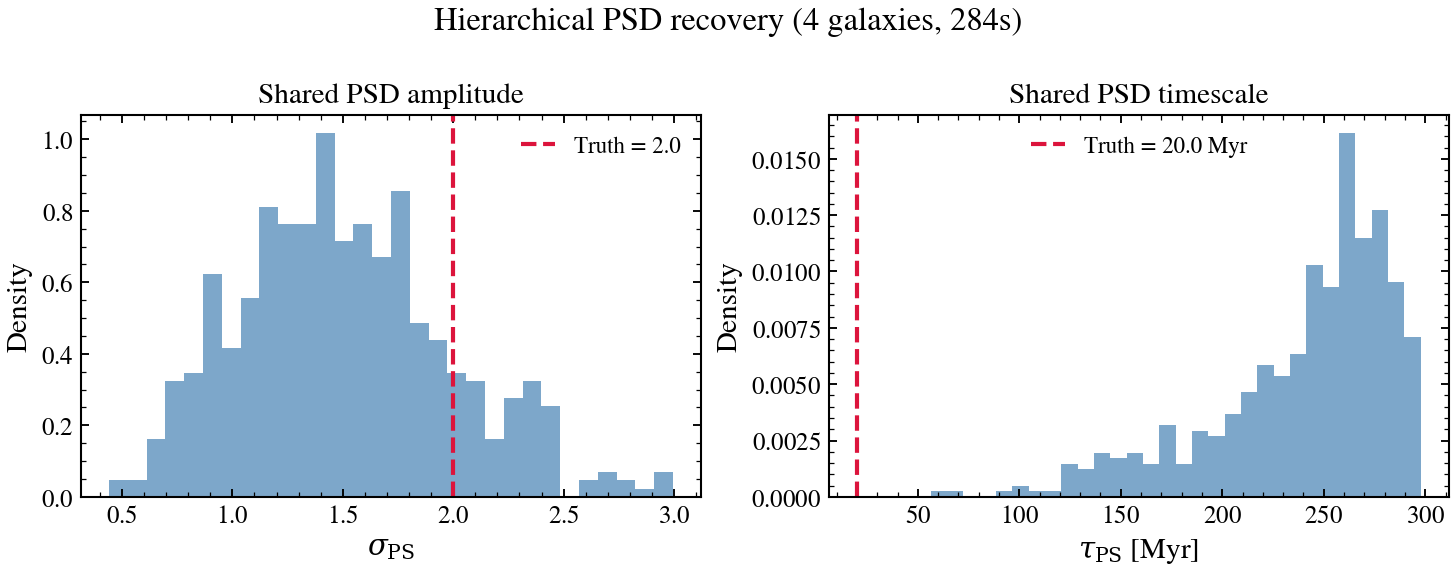

This chart was generated by the following Python code:
"""
Hierarchical PSD Inference
===========================

Sets up a small population of mock galaxies sharing the same burstiness
PSD parameters (sigma, tau), runs PopulationFitter briefly, and
displays the shared PSD posterior vs truth.

.. sphx-glr-precomputed-img:

.. image:: images/sphx_glr_plot_hierarchical_001.png
   :alt: plot_hierarchical
   :class: sphx-glr-single-img

"""

import time
from pathlib import Path

import jax
import matplotlib.pyplot as plt
import numpy as np

from tengri import (
    Fixed,
    Observation,
    Parameters,
    Photometry,
    PopulationFitter,
    SEDModel,
    Uniform,
    load_ssp,
    setup_style,
)

setup_style()


# --- Data ---

ssp = load_ssp()
obs = Observation(
    photometry=Photometry.from_names(["sdss_u", "sdss_g", "sdss_r", "sdss_i", "sdss_z"])
)

# --- True shared PSD ---
TRUE_SIGMA = 2.0
TRUE_TAU = 20.0
N_GAL = 4


def model_factory(psd_sigma=1.0, psd_tau_myr=50.0):
    """Create a SEDModel with fixed PSD — called by PopulationFitter."""
    spec = Parameters(
        sfh_tsnorm_log_peak_sfr=Uniform(-1.0, 2.5),
        sfh_tsnorm_peak_lbt_gyr=Uniform(0.5, 12.0),
        sfh_tsnorm_width_gyr=Uniform(0.3, 5.0),
        sfh_tsnorm_skew=Uniform(-3.0, 3.0),
        sfh_tsnorm_trunc=Uniform(1.0, 10.0),
        sfh_field_psd_sigma=Fixed(psd_sigma),
        sfh_field_psd_tau_myr=Fixed(psd_tau_myr),
        met_logzsol=Uniform(-2.0, 0.2),
        dust_tau_bc=Uniform(0.0, 2.0),
        dust_tau_diff=Uniform(0.0, 1.5),
        dust_slope=Fixed(-0.7),
        redshift=Fixed(0.1),
        mean_sfh_type=["tsnorm", "field"],
        n_grid=128,
    )
    return SEDModel(spec, ssp, observation=obs)


# --- Generate mock galaxies ---
key = jax.random.PRNGKey(42)
model_gen = model_factory(psd_sigma=TRUE_SIGMA, psd_tau_myr=TRUE_TAU)
galaxies = []
for i in range(N_GAL):
    k = jax.random.fold_in(key, i)
    params = model_gen.spec.sample(k)
    mock = model_gen.mock(params, snr=20.0, key=jax.random.fold_in(k, 1))
    galaxies.append({"flux_obs": mock.flux_obs, "noise": mock.noise})
print(f"Generated {N_GAL} mock galaxies with sigma={TRUE_SIGMA}, tau={TRUE_TAU} Myr")

# --- Hierarchical fit (quick) ---
hfitter = PopulationFitter(
    model_factory,
    galaxies,
    psd_sigma_prior=(0.1, 4.0),
    psd_tau_prior=(1.0, 300.0),
)

t0 = time.perf_counter()
result = hfitter.run(
    "vi_linear",
    n_iterations=20,
    n_samples=4,
    n_posterior_samples=500,
    verbose=False,
    key=jax.random.PRNGKey(0),
)
elapsed = time.perf_counter() - t0
print(f"Hierarchical fit: {elapsed:.1f}s")

# --- Figure: shared PSD posterior ---
# shared_samples keys depend on the spec — print to be safe and pick the
# psd amplitude/timescale entries by substring match.
keys = list(result.shared_samples.keys())
sig_key = next(k for k in keys if "psd" in k and ("sigma" in k or "_u" in k or "amp" in k))
tau_key = next(k for k in keys if "psd" in k and ("tau" in k))
sig_samples = np.array(result.shared_samples[sig_key])
tau_samples = np.array(result.shared_samples[tau_key])

fig, (ax1, ax2) = plt.subplots(1, 2, figsize=(10, 4))

ax1.hist(sig_samples, bins=30, density=True, alpha=0.7, color="steelblue")
ax1.axvline(TRUE_SIGMA, color="crimson", ls="--", lw=2, label=f"Truth = {TRUE_SIGMA}")
ax1.set_xlabel(r"$\sigma_{\rm PS}$")
ax1.set_ylabel("Density")
ax1.set_title("Shared PSD amplitude")
ax1.legend()

ax2.hist(tau_samples, bins=30, density=True, alpha=0.7, color="steelblue")
ax2.axvline(TRUE_TAU, color="crimson", ls="--", lw=2, label=f"Truth = {TRUE_TAU} Myr")
ax2.set_xlabel(r"$\tau_{\rm PS}$ [Myr]")
ax2.set_ylabel("Density")
ax2.set_title("Shared PSD timescale")
ax2.legend()

fig.suptitle(f"Hierarchical PSD recovery ({N_GAL} galaxies, {elapsed:.0f}s)")
fig.tight_layout()

outdir = Path(__file__).resolve().parent.parent / "figures" if "__file__" in dir() else Path(".")
outdir.mkdir(parents=True, exist_ok=True)
plt.savefig("plot_hierarchical.png", dpi=150, bbox_inches="tight")
plt.show()
